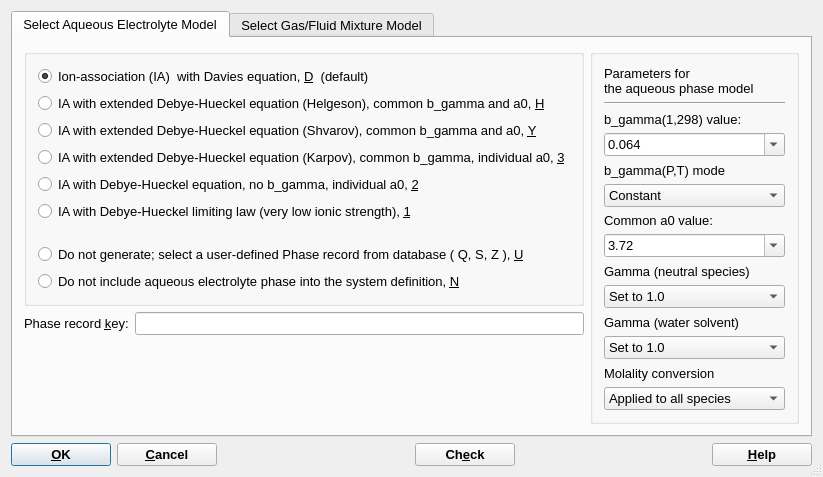
<?xml version="1.0" encoding="UTF-8"?>
<ui version="4.0">
 <class>AutoPhaseDialogData</class>
 <widget class="QDialog" name="AutoPhaseDialogData">
  <property name="windowModality">
   <enum>Qt::WindowModal</enum>
  </property>
  <property name="geometry">
   <rect>
    <x>0</x>
    <y>0</y>
    <width>822</width>
    <height>477</height>
   </rect>
  </property>
  <property name="font">
   <font>
    <pointsize>10</pointsize>
   </font>
  </property>
  <property name="windowTitle">
   <string>Setup of aqueous and gas phases in GEMS project: </string>
  </property>
  <property name="sizeGripEnabled">
   <bool>true</bool>
  </property>
  <layout class="QVBoxLayout" name="verticalLayout_3">
   <item>
    <widget class="QTabWidget" name="tabWidget">
     <property name="currentIndex">
      <number>0</number>
     </property>
     <widget class="QWidget" name="Widget8">
      <attribute name="title">
       <string>Select Aqueous Electrolyte Model</string>
      </attribute>
      <layout class="QGridLayout" name="gridLayout">
       <item row="0" column="0" colspan="2">
        <widget class="QGroupBox" name="groupBox_3">
         <property name="title">
          <string/>
         </property>
         <layout class="QVBoxLayout" name="verticalLayout_4">
          <item>
           <widget class="QRadioButton" name="aselD">
            <property name="text">
             <string>Ion-association (IA)  with Davies equation, &amp;D  (default)</string>
            </property>
            <property name="shortcut">
             <string>Alt+D</string>
            </property>
            <property name="checked">
             <bool>true</bool>
            </property>
           </widget>
          </item>
          <item>
           <widget class="QRadioButton" name="aselH">
            <property name="text">
             <string>IA with extended Debye-Hueckel equation (Helgeson), common b_gamma and a0, &amp;H</string>
            </property>
            <property name="shortcut">
             <string>Alt+H</string>
            </property>
           </widget>
          </item>
          <item>
           <widget class="QRadioButton" name="aselY">
            <property name="text">
             <string>IA with extended Debye-Hueckel equation (Shvarov), common b_gamma and a0, &amp;Y</string>
            </property>
            <property name="shortcut">
             <string>Alt+S</string>
            </property>
           </widget>
          </item>
          <item>
           <widget class="QRadioButton" name="asel3">
            <property name="text">
             <string>IA with extended Debye-Hueckel equation (Karpov), common b_gamma, individual a0, &amp;3</string>
            </property>
            <property name="shortcut">
             <string>Alt+3</string>
            </property>
            <property name="checked">
             <bool>false</bool>
            </property>
           </widget>
          </item>
          <item>
           <widget class="QRadioButton" name="asel2">
            <property name="text">
             <string>IA with Debye-Hueckel equation, no b_gamma, individual a0, &amp;2</string>
            </property>
            <property name="shortcut">
             <string>Alt+2</string>
            </property>
           </widget>
          </item>
          <item>
           <widget class="QRadioButton" name="asel1">
            <property name="text">
             <string>IA with Debye-Hueckel limiting law (very low ionic strength), &amp;1</string>
            </property>
            <property name="shortcut">
             <string>Alt+1</string>
            </property>
           </widget>
          </item>
          <item>
           <spacer>
            <property name="orientation">
             <enum>Qt::Vertical</enum>
            </property>
            <property name="sizeType">
             <enum>QSizePolicy::Expanding</enum>
            </property>
            <property name="sizeHint" stdset="0">
             <size>
              <width>20</width>
              <height>16</height>
             </size>
            </property>
           </spacer>
          </item>
          <item>
           <widget class="QRadioButton" name="aselU">
            <property name="text">
             <string>Do not generate; select a user-defined Phase record from database ( Q, S, Z ), &amp;U</string>
            </property>
            <property name="shortcut">
             <string>Alt+U</string>
            </property>
            <property name="checked">
             <bool>false</bool>
            </property>
           </widget>
          </item>
          <item>
           <widget class="QRadioButton" name="aselNo">
            <property name="text">
             <string>Do not include aqueous electrolyte phase into the system definition, &amp;N</string>
            </property>
            <property name="shortcut">
             <string>Alt+N</string>
            </property>
            <property name="checked">
             <bool>false</bool>
            </property>
           </widget>
          </item>
         </layout>
        </widget>
       </item>
       <item row="0" column="2" rowspan="4">
        <widget class="QGroupBox" name="groupBox_4">
         <property name="title">
          <string/>
         </property>
         <layout class="QVBoxLayout" name="verticalLayout">
          <item>
           <widget class="QLabel" name="textLabel1_2_2_2">
            <property name="text">
             <string>Parameters for
the aqueous phase model</string>
            </property>
            <property name="wordWrap">
             <bool>false</bool>
            </property>
           </widget>
          </item>
          <item>
           <widget class="Line" name="line2">
            <property name="frameShape">
             <enum>QFrame::HLine</enum>
            </property>
            <property name="frameShadow">
             <enum>QFrame::Sunken</enum>
            </property>
           </widget>
          </item>
          <item>
           <widget class="QLabel" name="textLabel2_5">
            <property name="text">
             <string>b_gamma(1,298) value:</string>
            </property>
            <property name="wordWrap">
             <bool>false</bool>
            </property>
           </widget>
          </item>
          <item>
           <widget class="QComboBox" name="apEdit0">
            <property name="toolTip">
             <string>This value of third EDH parameter will be used in H and 3 models and in 2 (aqueous species only)</string>
            </property>
            <property name="editable">
             <bool>true</bool>
            </property>
            <item>
             <property name="text">
              <string>0.064</string>
             </property>
            </item>
            <item>
             <property name="text">
              <string>0.025</string>
             </property>
            </item>
            <item>
             <property name="text">
              <string>0.098</string>
             </property>
            </item>
            <item>
             <property name="text">
              <string>0.123</string>
             </property>
            </item>
           </widget>
          </item>
          <item>
           <widget class="QLabel" name="textLabel2_5_2">
            <property name="text">
             <string>b_gamma(P,T) mode</string>
            </property>
            <property name="wordWrap">
             <bool>false</bool>
            </property>
            <property name="buddy">
             <cstring>pBG_T</cstring>
            </property>
           </widget>
          </item>
          <item>
           <widget class="QComboBox" name="pBG_T">
            <item>
             <property name="text">
              <string>Constant</string>
             </property>
            </item>
            <item>
             <property name="text">
              <string>NaCl</string>
             </property>
            </item>
            <item>
             <property name="text">
              <string>KCl</string>
             </property>
            </item>
            <item>
             <property name="text">
              <string>NaOH</string>
             </property>
            </item>
            <item>
             <property name="text">
              <string>KOH</string>
             </property>
            </item>
           </widget>
          </item>
          <item>
           <widget class="QLabel" name="textLabel2_2_2">
            <property name="text">
             <string>Common a0 value:</string>
            </property>
            <property name="wordWrap">
             <bool>false</bool>
            </property>
           </widget>
          </item>
          <item>
           <widget class="QComboBox" name="apEdit1">
            <property name="toolTip">
             <string>This value in 1e-8 cm (to be used in the H model) can be changed here</string>
            </property>
            <property name="editable">
             <bool>true</bool>
            </property>
            <item>
             <property name="text">
              <string>3.72</string>
             </property>
            </item>
            <item>
             <property name="text">
              <string>4.08</string>
             </property>
            </item>
            <item>
             <property name="text">
              <string>3.31</string>
             </property>
            </item>
            <item>
             <property name="text">
              <string>3.67</string>
             </property>
            </item>
           </widget>
          </item>
          <item>
           <widget class="QLabel" name="label_2">
            <property name="text">
             <string>Gamma (neutral species)</string>
            </property>
           </widget>
          </item>
          <item>
           <widget class="QComboBox" name="apEdit2">
            <item>
             <property name="text">
              <string>Set to 1.0</string>
             </property>
            </item>
            <item>
             <property name="text">
              <string>Calculate as b_gamma*IS</string>
             </property>
            </item>
           </widget>
          </item>
          <item>
           <widget class="QLabel" name="textLabel2_3_2">
            <property name="text">
             <string>Gamma (water solvent)</string>
            </property>
            <property name="wordWrap">
             <bool>false</bool>
            </property>
           </widget>
          </item>
          <item>
           <widget class="QComboBox" name="apEdit3">
            <property name="toolTip">
             <string>This value can be 0 (default) or -1 (set gamma=1 for all neutral species)</string>
            </property>
            <item>
             <property name="text">
              <string>Set to 1.0</string>
             </property>
            </item>
            <item>
             <property name="text">
              <string>From osmotic coefficient</string>
             </property>
            </item>
           </widget>
          </item>
          <item>
           <widget class="QLabel" name="textLabel2_4_2">
            <property name="text">
             <string>Molality conversion</string>
            </property>
            <property name="wordWrap">
             <bool>false</bool>
            </property>
           </widget>
          </item>
          <item>
           <widget class="QComboBox" name="comMolal">
            <item>
             <property name="text">
              <string>Applied to all species</string>
             </property>
            </item>
            <item>
             <property name="text">
              <string>No conversion</string>
             </property>
            </item>
           </widget>
          </item>
         </layout>
        </widget>
       </item>
       <item row="1" column="0">
        <widget class="QLabel" name="textLabel1">
         <property name="text">
          <string>Phase record &amp;key:</string>
         </property>
         <property name="wordWrap">
          <bool>false</bool>
         </property>
         <property name="buddy">
          <cstring>apRkeyEdit</cstring>
         </property>
        </widget>
       </item>
       <item row="1" column="1">
        <widget class="QLineEdit" name="apRkeyEdit">
         <property name="toolTip">
          <string>This field shows a record key of the aqueous Phase to be automatically generated</string>
         </property>
        </widget>
       </item>
       <item row="2" column="1">
        <spacer>
         <property name="orientation">
          <enum>Qt::Vertical</enum>
         </property>
         <property name="sizeHint" stdset="0">
          <size>
           <width>20</width>
           <height>40</height>
          </size>
         </property>
        </spacer>
       </item>
      </layout>
     </widget>
     <widget class="QWidget" name="Widget9">
      <attribute name="title">
       <string>Select Gas/Fluid Mixture Model</string>
      </attribute>
      <layout class="QGridLayout" name="gridLayout_2">
       <item row="0" column="0" colspan="2">
        <widget class="QGroupBox" name="groupBox">
         <property name="title">
          <string/>
         </property>
         <layout class="QVBoxLayout" name="verticalLayout_2">
          <item>
           <widget class="QRadioButton" name="gselI">
            <property name="text">
             <string>Ideal mixture of gaseous components, &amp;I (default)</string>
            </property>
            <property name="checked">
             <bool>true</bool>
            </property>
           </widget>
          </item>
          <item>
           <widget class="QRadioButton" name="gselF">
            <property name="text">
             <string>Churakov-Gottschalk (CG) multicomponent fluid EoS model, &amp;F</string>
            </property>
           </widget>
          </item>
          <item>
           <widget class="QRadioButton" name="gsel7">
            <property name="text">
             <string>Peng-Robinson (PR) multicomponent fluid EoS model, &amp;7</string>
            </property>
           </widget>
          </item>
          <item>
           <widget class="QRadioButton" name="gselP">
            <property name="text">
             <string>Peng-Robinson-Stryjek-Vera (PRSV) multicomponent fluid EoS model, &amp;P</string>
            </property>
           </widget>
          </item>
          <item>
           <widget class="QRadioButton" name="gselE">
            <property name="text">
             <string>Soave-Redlich-Kwong (SRK) multicomponent fluid EoS model, &amp;E</string>
            </property>
           </widget>
          </item>
          <item>
           <spacer>
            <property name="orientation">
             <enum>Qt::Vertical</enum>
            </property>
            <property name="sizeType">
             <enum>QSizePolicy::Expanding</enum>
            </property>
            <property name="sizeHint" stdset="0">
             <size>
              <width>20</width>
              <height>16</height>
             </size>
            </property>
           </spacer>
          </item>
          <item>
           <widget class="QRadioButton" name="gselU">
            <property name="text">
             <string>Do not generate; select a user-defined Phase record from database, &amp;U</string>
            </property>
            <property name="checked">
             <bool>false</bool>
            </property>
           </widget>
          </item>
          <item>
           <widget class="QRadioButton" name="gselNo">
            <property name="text">
             <string>Do not include gas/fluid mixture phase into the system definition, &amp;N</string>
            </property>
            <property name="checked">
             <bool>false</bool>
            </property>
           </widget>
          </item>
         </layout>
        </widget>
       </item>
       <item row="1" column="0">
        <widget class="QLabel" name="textLabel1_2">
         <property name="text">
          <string>Phase record &amp;key:</string>
         </property>
         <property name="wordWrap">
          <bool>false</bool>
         </property>
         <property name="buddy">
          <cstring>gpRkeyEdit</cstring>
         </property>
        </widget>
       </item>
       <item row="1" column="1">
        <widget class="QLineEdit" name="gpRkeyEdit">
         <property name="toolTip">
          <string>This field shows a record key of the gas/fluid Phase to be automatically generated</string>
         </property>
        </widget>
       </item>
       <item row="2" column="0">
        <spacer>
         <property name="orientation">
          <enum>Qt::Vertical</enum>
         </property>
         <property name="sizeType">
          <enum>QSizePolicy::Expanding</enum>
         </property>
         <property name="sizeHint" stdset="0">
          <size>
           <width>20</width>
           <height>50</height>
          </size>
         </property>
        </spacer>
       </item>
      </layout>
     </widget>
    </widget>
   </item>
   <item>
    <layout class="QHBoxLayout">
     <item>
      <widget class="QPushButton" name="buttonOk">
       <property name="minimumSize">
        <size>
         <width>100</width>
         <height>0</height>
        </size>
       </property>
       <property name="font">
        <font>
         <weight>75</weight>
         <bold>true</bold>
        </font>
       </property>
       <property name="toolTip">
        <string>Click to accept selections and proceed with creating/opening the modelling project</string>
       </property>
       <property name="text">
        <string>&amp;OK</string>
       </property>
       <property name="shortcut">
        <string>Alt+O</string>
       </property>
       <property name="autoDefault">
        <bool>true</bool>
       </property>
       <property name="default">
        <bool>true</bool>
       </property>
      </widget>
     </item>
     <item>
      <widget class="QPushButton" name="buttonCancel">
       <property name="minimumSize">
        <size>
         <width>100</width>
         <height>0</height>
        </size>
       </property>
       <property name="font">
        <font>
         <weight>75</weight>
         <bold>true</bold>
        </font>
       </property>
       <property name="text">
        <string>&amp;Cancel</string>
       </property>
       <property name="shortcut">
        <string>Alt+C</string>
       </property>
       <property name="autoDefault">
        <bool>true</bool>
       </property>
      </widget>
     </item>
     <item>
      <spacer>
       <property name="orientation">
        <enum>Qt::Horizontal</enum>
       </property>
       <property name="sizeType">
        <enum>QSizePolicy::Expanding</enum>
       </property>
       <property name="sizeHint" stdset="0">
        <size>
         <width>150</width>
         <height>20</height>
        </size>
       </property>
      </spacer>
     </item>
     <item>
      <widget class="QPushButton" name="buttonCheck">
       <property name="minimumSize">
        <size>
         <width>100</width>
         <height>0</height>
        </size>
       </property>
       <property name="font">
        <font>
         <weight>75</weight>
         <bold>true</bold>
        </font>
       </property>
       <property name="toolTip">
        <string>Click to see updated Phase record keys and parameters related to chosen models </string>
       </property>
       <property name="text">
        <string>Ch&amp;eck</string>
       </property>
       <property name="shortcut">
        <string>Alt+H</string>
       </property>
       <property name="autoDefault">
        <bool>false</bool>
       </property>
       <property name="default">
        <bool>false</bool>
       </property>
      </widget>
     </item>
     <item>
      <spacer>
       <property name="orientation">
        <enum>Qt::Horizontal</enum>
       </property>
       <property name="sizeType">
        <enum>QSizePolicy::Expanding</enum>
       </property>
       <property name="sizeHint" stdset="0">
        <size>
         <width>140</width>
         <height>20</height>
        </size>
       </property>
      </spacer>
     </item>
     <item>
      <widget class="QPushButton" name="buttonHelp">
       <property name="minimumSize">
        <size>
         <width>100</width>
         <height>0</height>
        </size>
       </property>
       <property name="font">
        <font>
         <weight>75</weight>
         <bold>true</bold>
        </font>
       </property>
       <property name="text">
        <string>&amp;Help</string>
       </property>
       <property name="shortcut">
        <string>Alt+H</string>
       </property>
       <property name="autoDefault">
        <bool>true</bool>
       </property>
      </widget>
     </item>
    </layout>
   </item>
  </layout>
 </widget>
 <layoutdefault spacing="6" margin="11"/>
 <tabstops>
  <tabstop>aselD</tabstop>
  <tabstop>aselH</tabstop>
  <tabstop>asel3</tabstop>
  <tabstop>asel2</tabstop>
  <tabstop>asel1</tabstop>
  <tabstop>aselY</tabstop>
  <tabstop>aselU</tabstop>
  <tabstop>aselNo</tabstop>
  <tabstop>pBG_T</tabstop>
  <tabstop>gselI</tabstop>
  <tabstop>gselF</tabstop>
  <tabstop>gselU</tabstop>
  <tabstop>gselNo</tabstop>
  <tabstop>buttonOk</tabstop>
  <tabstop>buttonCancel</tabstop>
  <tabstop>buttonCheck</tabstop>
  <tabstop>buttonHelp</tabstop>
  <tabstop>tabWidget</tabstop>
 </tabstops>
 <resources/>
 <connections/>
</ui>
